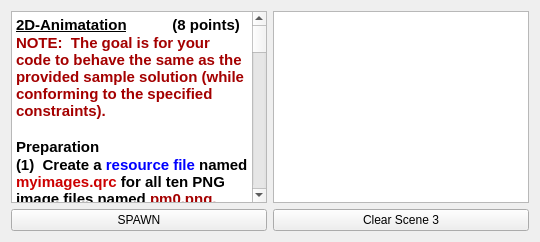
     <widget class="QWidget" name="tab_4">
      <attribute name="title">
       <string>Problem 3</string>
      </attribute>
      <layout class="QHBoxLayout" name="horizontalLayout_5">
       <item>
        <layout class="QVBoxLayout" name="verticalLayout_5">
         <item>
          <widget class="QTextBrowser" name="textBrowser_4">
           <property name="html">
            <string>&lt;!DOCTYPE HTML PUBLIC &quot;-//W3C//DTD HTML 4.0//EN&quot; &quot;http://www.w3.org/TR/REC-html40/strict.dtd&quot;&gt;
&lt;html&gt;&lt;head&gt;&lt;meta name=&quot;qrichtext&quot; content=&quot;1&quot; /&gt;&lt;style type=&quot;text/css&quot;&gt;
p, li { white-space: pre-wrap; }
&lt;/style&gt;&lt;/head&gt;&lt;body style=&quot; font-family:'Cantarell'; font-size:12pt; font-weight:600; font-style:normal;&quot;&gt;
&lt;p style=&quot; margin-top:0px; margin-bottom:0px; margin-left:0px; margin-right:0px; -qt-block-indent:0; text-indent:0px;&quot;&gt;&lt;span style=&quot; font-size:11pt; text-decoration: underline;&quot;&gt;2D-Animatation&lt;/span&gt;&lt;span style=&quot; font-size:11pt;&quot;&gt;           (8 points)&lt;/span&gt;&lt;/p&gt;
&lt;p style=&quot; margin-top:0px; margin-bottom:0px; margin-left:0px; margin-right:0px; -qt-block-indent:0; text-indent:0px;&quot;&gt;&lt;span style=&quot; font-size:11pt; color:#a40000;&quot;&gt;NOTE:  The goal is for your code to behave the same as the provided sample solution (while conforming to the specified constraints). &lt;/span&gt;&lt;/p&gt;
&lt;p style=&quot;-qt-paragraph-type:empty; margin-top:0px; margin-bottom:0px; margin-left:0px; margin-right:0px; -qt-block-indent:0; text-indent:0px; font-size:11pt; color:#a40000;&quot;&gt;&lt;br /&gt;&lt;/p&gt;
&lt;p style=&quot; margin-top:0px; margin-bottom:0px; margin-left:0px; margin-right:0px; -qt-block-indent:0; text-indent:0px;&quot;&gt;&lt;span style=&quot; font-size:11pt; color:#000000;&quot;&gt;Preparation&lt;/span&gt;&lt;/p&gt;
&lt;p style=&quot; margin-top:0px; margin-bottom:0px; margin-left:0px; margin-right:0px; -qt-block-indent:0; text-indent:0px;&quot;&gt;&lt;span style=&quot; font-size:11pt;&quot;&gt;(1)  Create a &lt;/span&gt;&lt;span style=&quot; font-size:11pt; color:#0000ff;&quot;&gt;resource file&lt;/span&gt;&lt;span style=&quot; font-size:11pt;&quot;&gt; named &lt;/span&gt;&lt;span style=&quot; font-size:11pt; color:#cc0000;&quot;&gt;myimages.qrc&lt;/span&gt;&lt;span style=&quot; font-size:11pt;&quot;&gt; for all ten PNG image files named &lt;/span&gt;&lt;span style=&quot; font-size:11pt; color:#a40000;&quot;&gt;pm0.png, pm1.png, ... etc.&lt;/span&gt;&lt;span style=&quot; font-size:11pt;&quot;&gt; contained within the subdirectory named &lt;/span&gt;&lt;span style=&quot; font-size:11pt; color:#a40000;&quot;&gt;images&lt;/span&gt;&lt;/p&gt;
&lt;p style=&quot; margin-top:0px; margin-bottom:0px; margin-left:0px; margin-right:0px; -qt-block-indent:0; text-indent:0px;&quot;&gt;(2)  In the &lt;span style=&quot; color:#0000ff;&quot;&gt;Dialog&lt;/span&gt; constructor, use the RESOURCE FILE &lt;span style=&quot; color:#cc0000;&quot;&gt;myimages.qrc&lt;/span&gt; to initialize the provided &lt;span style=&quot; color:#cc0000;&quot;&gt;sprites&lt;/span&gt; one-dimensional array of &lt;span style=&quot; color:#0000ff;&quot;&gt;QPixmap&lt;/span&gt; objects with the ten pixmaps in order from the &lt;span style=&quot; color:#cc0000;&quot;&gt;images&lt;/span&gt; subdirectory&lt;/p&gt;
&lt;p style=&quot;-qt-paragraph-type:empty; margin-top:0px; margin-bottom:0px; margin-left:0px; margin-right:0px; -qt-block-indent:0; text-indent:0px;&quot;&gt;&lt;br /&gt;&lt;/p&gt;
&lt;p style=&quot; margin-top:0px; margin-bottom:0px; margin-left:0px; margin-right:0px; -qt-block-indent:0; text-indent:0px;&quot;&gt;Upon left-click of &lt;span style=&quot; color:#a40000;&quot;&gt;spawnButton&lt;/span&gt;&lt;/p&gt;
&lt;p style=&quot; margin-top:0px; margin-bottom:0px; margin-left:0px; margin-right:0px; -qt-block-indent:0; text-indent:0px;&quot;&gt;&lt;span style=&quot; font-size:11pt;&quot;&gt;(3)  Create a &lt;/span&gt;&lt;span style=&quot; font-size:11pt; color:#0617f3;&quot;&gt;QGraphicsPixmapItem&lt;/span&gt;&lt;span style=&quot; font-size:11pt; color:#000000;&quot;&gt; object and load the &lt;/span&gt;&lt;span style=&quot; font-size:11pt; color:#0000ff;&quot;&gt;QPixmap&lt;/span&gt;&lt;span style=&quot; font-size:11pt; color:#000000;&quot;&gt; element from the &lt;/span&gt;&lt;span style=&quot; font-size:11pt; color:#cc0000;&quot;&gt;sprites&lt;/span&gt;&lt;span style=&quot; font-size:11pt; color:#000000;&quot;&gt; array with index &lt;/span&gt;&lt;span style=&quot; font-size:11pt; color:#cc0000;&quot;&gt;0&lt;/span&gt;&lt;span style=&quot; font-size:11pt; color:#000000;&quot;&gt; into the object&lt;/span&gt;&lt;/p&gt;
&lt;p style=&quot; margin-top:0px; margin-bottom:0px; margin-left:0px; margin-right:0px; -qt-block-indent:0; text-indent:0px;&quot;&gt;&lt;span style=&quot; font-size:11pt;&quot;&gt;(4)  Add the &lt;/span&gt;&lt;span style=&quot; font-size:11pt; color:#0617f3;&quot;&gt;QGraphicsPixmapItem&lt;/span&gt;&lt;span style=&quot; font-size:11pt; color:#000000;&quot;&gt; object from the previous step to the &lt;/span&gt;&lt;span style=&quot; font-size:11pt; color:#cc0000;&quot;&gt;scene3&lt;/span&gt;&lt;span style=&quot; font-size:11pt; color:#000000;&quot;&gt; object&lt;/span&gt;&lt;/p&gt;
&lt;p style=&quot; margin-top:0px; margin-bottom:0px; margin-left:0px; margin-right:0px; -qt-block-indent:0; text-indent:0px;&quot;&gt;(5)  Be sure that the &lt;span style=&quot; font-size:11pt; color:#0617f3;&quot;&gt;QGraphicsPixmapItem&lt;/span&gt;&lt;span style=&quot; font-size:11pt; color:#000000;&quot;&gt; object is &lt;/span&gt;&lt;span style=&quot; font-size:11pt; color:#a40000;&quot;&gt;CENTERED&lt;/span&gt;&lt;span style=&quot; font-size:11pt; color:#000000;&quot;&gt; about the origin of the &lt;/span&gt;&lt;span style=&quot; font-size:11pt; color:#a40000;&quot;&gt;scene3&lt;/span&gt;&lt;span style=&quot; font-size:11pt; color:#000000;&quot;&gt; object (see the hint in the provided code)&lt;/span&gt;&lt;/p&gt;
&lt;p style=&quot; margin-top:0px; margin-bottom:0px; margin-left:0px; margin-right:0px; -qt-block-indent:0; text-indent:0px;&quot;&gt;&lt;span style=&quot; font-size:11pt; color:#000000;&quot;&gt;(6)  Start the &lt;/span&gt;&lt;span style=&quot; font-size:11pt; color:#0000ff;&quot;&gt;QTimer &lt;/span&gt;&lt;span style=&quot; font-size:11pt; color:#000000;&quot;&gt;object named &lt;/span&gt;&lt;span style=&quot; font-size:11pt; color:#cc0000;&quot;&gt;timer   [Already configured in the provided code -- you must start the timer !!!]&lt;/span&gt;&lt;/p&gt;
&lt;p style=&quot;-qt-paragraph-type:empty; margin-top:0px; margin-bottom:0px; margin-left:0px; margin-right:0px; -qt-block-indent:0; text-indent:0px; font-size:11pt; color:#000000;&quot;&gt;&lt;br /&gt;&lt;/p&gt;
&lt;p style=&quot; margin-top:0px; margin-bottom:0px; margin-left:0px; margin-right:0px; -qt-block-indent:0; text-indent:0px;&quot;&gt;&lt;span style=&quot; font-size:11pt; color:#000000;&quot;&gt;Advance to next pixmap with each timeout of &lt;/span&gt;&lt;span style=&quot; font-size:11pt; color:#cc0000;&quot;&gt;timer&lt;/span&gt;&lt;span style=&quot; font-size:11pt; color:#000000;&quot;&gt; object&lt;/span&gt;&lt;/p&gt;
&lt;p style=&quot; margin-top:0px; margin-bottom:0px; margin-left:0px; margin-right:0px; -qt-block-indent:0; text-indent:0px;&quot;&gt;&lt;span style=&quot; font-size:11pt; color:#000000;&quot;&gt;(7)  The custom slot &lt;/span&gt;&lt;span style=&quot; font-size:11pt; color:#0000ff;&quot;&gt;nextPacmanPixmap( )&lt;/span&gt;&lt;span style=&quot; font-size:11pt; color:#000000;&quot;&gt; will automatically execute on each &lt;/span&gt;&lt;span style=&quot; font-size:11pt; color:#cc0000;&quot;&gt;timer&lt;/span&gt;&lt;span style=&quot; font-size:11pt; color:#000000;&quot;&gt; timeout.   Add the code to advance to the next pixmap in &lt;/span&gt;&lt;span style=&quot; font-size:11pt; color:#cc0000;&quot;&gt;sprites&lt;/span&gt;&lt;span style=&quot; font-size:11pt; color:#000000;&quot;&gt;.  Be sure to wrap back to the beginning after display of the tenth sprite image.&lt;/span&gt;&lt;/p&gt;
&lt;p style=&quot;-qt-paragraph-type:empty; margin-top:0px; margin-bottom:0px; margin-left:0px; margin-right:0px; -qt-block-indent:0; text-indent:0px; font-size:11pt; color:#000000;&quot;&gt;&lt;br /&gt;&lt;/p&gt;
&lt;p style=&quot; margin-top:0px; margin-bottom:0px; margin-left:0px; margin-right:0px; -qt-block-indent:0; text-indent:0px;&quot;&gt;Modify the provided&lt;span style=&quot; color:#0000ff;&quot;&gt; keyPressEvent( )&lt;/span&gt; handler to &lt;span style=&quot; color:#cc0000;&quot;&gt;rotate&lt;/span&gt; the &lt;span style=&quot; color:#0000ff;&quot;&gt;QGraphicsPixmapItem&lt;/span&gt; left and right about the &lt;span style=&quot; color:#cc0000;&quot;&gt;ORIGIN&lt;/span&gt; of &lt;span style=&quot; color:#cc0000;&quot;&gt;scene3&lt;/span&gt; as follows:&lt;/p&gt;
&lt;p style=&quot; margin-top:0px; margin-bottom:0px; margin-left:0px; margin-right:0px; -qt-block-indent:0; text-indent:0px;&quot;&gt;&lt;span style=&quot; font-size:11pt; color:#000000;&quot;&gt;(8)  Use &lt;/span&gt;&lt;span style=&quot; font-size:11pt; color:#0000ff;&quot;&gt;rotation( )&lt;/span&gt;&lt;span style=&quot; font-size:11pt; color:#000000;&quot;&gt; method to determine the current orientation of the &lt;/span&gt;&lt;span style=&quot; font-size:11pt; color:#0617f3;&quot;&gt;QGraphicsPixmapItem&lt;/span&gt;&lt;span style=&quot; font-size:11pt; color:#000000;&quot;&gt; object&lt;/span&gt;&lt;/p&gt;
&lt;p style=&quot; margin-top:0px; margin-bottom:0px; margin-left:0px; margin-right:0px; -qt-block-indent:0; text-indent:0px;&quot;&gt;&lt;span style=&quot; font-size:11pt; color:#000000;&quot;&gt;(9)  &lt;/span&gt;&lt;span style=&quot; font-size:11pt; color:#cc0000;&quot;&gt;Increment the current rotation &lt;/span&gt;&lt;span style=&quot; font-size:11pt; color:#000000;&quot;&gt;of the &lt;/span&gt;&lt;span style=&quot; font-size:11pt; color:#0000ff;&quot;&gt;QGraphicsPixmapItem&lt;/span&gt;&lt;span style=&quot; font-size:11pt; color:#000000;&quot;&gt; in &lt;/span&gt;&lt;span style=&quot; font-size:11pt; color:#cc0000;&quot;&gt;scene3&lt;/span&gt;&lt;span style=&quot; font-size:11pt; color:#000000;&quot;&gt; by &lt;/span&gt;&lt;span style=&quot; font-size:11pt; color:#cc0000;&quot;&gt;45 degrees with each press&lt;/span&gt;&lt;span style=&quot; font-size:11pt; color:#000000;&quot;&gt; of the PERIOD key (  &lt;/span&gt;&lt;span style=&quot; font-size:11pt; color:#0000ff;&quot;&gt;Qt::Key_Period&lt;/span&gt;&lt;span style=&quot; font-size:11pt; color:#000000;&quot;&gt;  )&lt;/span&gt;&lt;/p&gt;
&lt;p style=&quot; margin-top:0px; margin-bottom:0px; margin-left:0px; margin-right:0px; -qt-block-indent:0; text-indent:0px;&quot;&gt;&lt;span style=&quot; font-size:11pt; color:#000000;&quot;&gt;(10)  &lt;/span&gt;&lt;span style=&quot; font-size:11pt; color:#cc0000;&quot;&gt;Decrement the current rotation &lt;/span&gt;&lt;span style=&quot; font-size:11pt; color:#000000;&quot;&gt;of the &lt;/span&gt;&lt;span style=&quot; font-size:11pt; color:#0000ff;&quot;&gt;QGraphicsPixmapItem&lt;/span&gt;&lt;span style=&quot; font-size:11pt; color:#000000;&quot;&gt; in &lt;/span&gt;&lt;span style=&quot; font-size:11pt; color:#cc0000;&quot;&gt;scene3&lt;/span&gt;&lt;span style=&quot; font-size:11pt; color:#000000;&quot;&gt; by &lt;/span&gt;&lt;span style=&quot; font-size:11pt; color:#cc0000;&quot;&gt;45 degrees with each press&lt;/span&gt;&lt;span style=&quot; font-size:11pt; color:#000000;&quot;&gt; of the COMMA key (  &lt;/span&gt;&lt;span style=&quot; font-size:11pt; color:#0000ff;&quot;&gt;Qt::Key_Comma&lt;/span&gt;&lt;span style=&quot; font-size:11pt; color:#000000;&quot;&gt;  )&lt;/span&gt;&lt;/p&gt;
&lt;p style=&quot; margin-top:0px; margin-bottom:0px; margin-left:0px; margin-right:0px; -qt-block-indent:0; text-indent:0px;&quot;&gt;&lt;span style=&quot; font-size:11pt; color:#000000;&quot;&gt;(11)  &lt;/span&gt;&lt;span style=&quot; font-size:11pt; color:#cc0000;&quot;&gt;Do &lt;/span&gt;&lt;span style=&quot; font-size:11pt; color:#000000;&quot;&gt;NOT break or alter handling&lt;/span&gt;&lt;span style=&quot; font-size:11pt; color:#cc0000;&quot;&gt; of any other key presses    &lt;/span&gt;&lt;span style=&quot; font-size:11pt; color:#a40000;&quot;&gt; &lt;/span&gt;&lt;/p&gt;
&lt;p style=&quot;-qt-paragraph-type:empty; margin-top:0px; margin-bottom:0px; margin-left:0px; margin-right:0px; -qt-block-indent:0; text-indent:0px; font-size:11pt; color:#000000;&quot;&gt;&lt;br /&gt;&lt;/p&gt;
&lt;p style=&quot; margin-top:0px; margin-bottom:0px; margin-left:0px; margin-right:0px; -qt-block-indent:0; text-indent:0px;&quot;&gt;&lt;span style=&quot; font-size:11pt; color:#000000;&quot;&gt;HINT:   The &lt;/span&gt;&lt;span style=&quot; font-size:11pt; color:#0000ff;&quot;&gt;QGraphicsScene&lt;/span&gt;&lt;span style=&quot; font-size:11pt; color:#000000;&quot;&gt; object name is &lt;/span&gt;&lt;span style=&quot; font-size:11pt; color:#a40000;&quot;&gt;scene3&lt;/span&gt;&lt;/p&gt;
&lt;p style=&quot; margin-top:0px; margin-bottom:0px; margin-left:0px; margin-right:0px; -qt-block-indent:0; text-indent:0px;&quot;&gt;&lt;span style=&quot; font-size:11pt; color:#000000;&quot;&gt;             The &lt;/span&gt;&lt;span style=&quot; font-size:11pt; color:#0000ff;&quot;&gt;QPushbutton&lt;/span&gt;&lt;span style=&quot; font-size:11pt; color:#000000;&quot;&gt; objects are named &lt;/span&gt;&lt;span style=&quot; font-size:11pt; color:#a40000;&quot;&gt;spawnButton&lt;/span&gt;&lt;/p&gt;
&lt;p style=&quot; margin-top:0px; margin-bottom:0px; margin-left:0px; margin-right:0px; -qt-block-indent:0; text-indent:0px;&quot;&gt;&lt;span style=&quot; font-size:11pt; color:#000000;&quot;&gt;             The one-dimensional array of ten &lt;/span&gt;&lt;span style=&quot; font-size:11pt; color:#0000ff;&quot;&gt;QPixmap&lt;/span&gt;&lt;span style=&quot; font-size:11pt; color:#000000;&quot;&gt; objects is named &lt;/span&gt;&lt;span style=&quot; font-size:11pt; color:#a40000;&quot;&gt;sprites&lt;/span&gt;&lt;/p&gt;
&lt;p style=&quot;-qt-paragraph-type:empty; margin-top:0px; margin-bottom:0px; margin-left:0px; margin-right:0px; -qt-block-indent:0; text-indent:0px; font-size:11pt; color:#a40000;&quot;&gt;&lt;br /&gt;&lt;/p&gt;
&lt;p style=&quot; margin-top:0px; margin-bottom:0px; margin-left:0px; margin-right:0px; -qt-block-indent:0; text-indent:0px;&quot;&gt;&lt;span style=&quot; font-size:11pt;&quot;&gt;NOTE:   The &lt;/span&gt;&lt;span style=&quot; font-size:11pt; color:#0000ff;&quot;&gt;QPushButton&lt;/span&gt;&lt;span style=&quot; font-size:11pt;&quot;&gt; object named &lt;/span&gt;&lt;span style=&quot; font-size:11pt; color:#a40000;&quot;&gt;clearButton3&lt;/span&gt;&lt;span style=&quot; font-size:11pt;&quot;&gt; is &lt;/span&gt;&lt;span style=&quot; font-size:11pt; text-decoration: underline;&quot;&gt;already fully operational &lt;/span&gt;&lt;span style=&quot; font-size:11pt;&quot;&gt;in the provided code to clear &lt;/span&gt;&lt;span style=&quot; font-size:11pt; color:#cc0000;&quot;&gt;scene3&lt;/span&gt;&lt;/p&gt;&lt;/body&gt;&lt;/html&gt;</string>
           </property>
          </widget>
         </item>
         <item>
          <widget class="QPushButton" name="spawnButton">
           <property name="text">
            <string>SPAWN</string>
           </property>
          </widget>
         </item>
        </layout>
       </item>
       <item>
        <layout class="QVBoxLayout" name="verticalLayout_10">
         <item>
          <widget class="QGraphicsView" name="graphicsView3"/>
         </item>
         <item>
          <widget class="QPushButton" name="clearButton3">
           <property name="text">
            <string>Clear Scene 3</string>
           </property>
          </widget>
         </item>
        </layout>
       </item>
      </layout>
     </widget>
